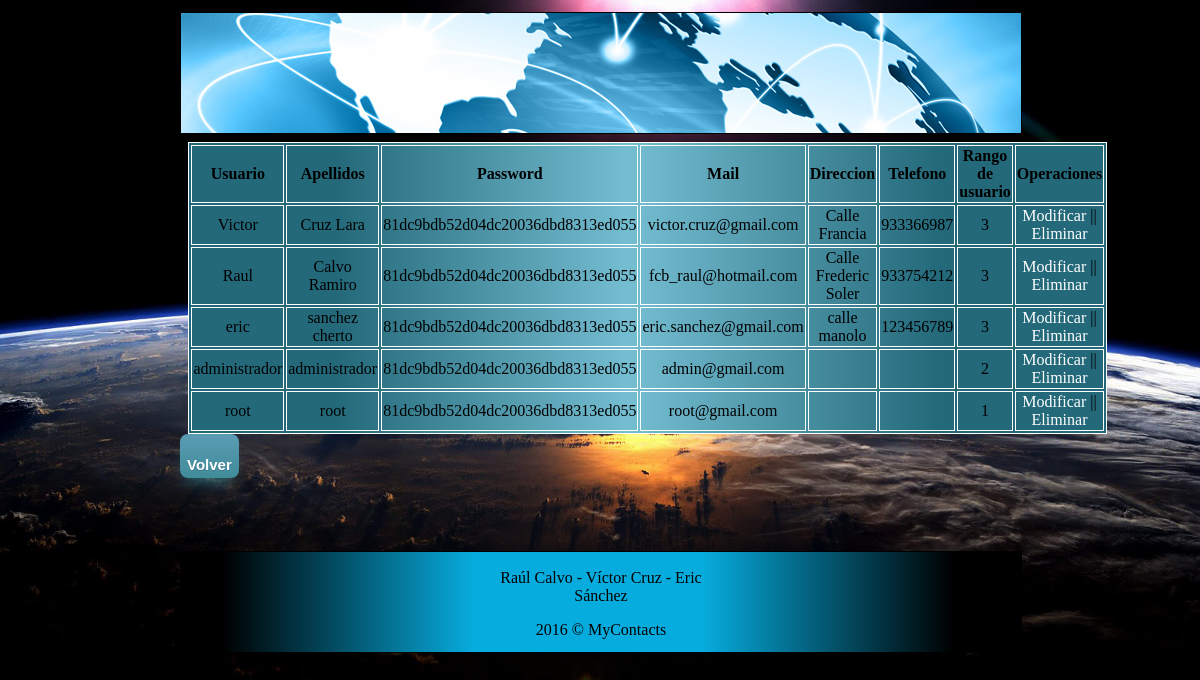
The page /administrarusuarios.php (signed in) on the database its author committed.
### tables this page shows
CREATE TABLE IF NOT EXISTS `usuario` (
`id_usuario` int(11) NOT NULL,
  `password` varchar(50) DEFAULT NULL,
  `nombre_usuario` varchar(20) DEFAULT NULL,
  `apellidos_usuario` varchar(40) DEFAULT NULL,
  `mail_usuario` varchar(50) DEFAULT NULL,
  `direccion_usuario` varchar(60) DEFAULT NULL,
  `telefono_usuario` varchar(9) DEFAULT NULL,
  `nivel_usuario` int(11) DEFAULT NULL
);

### administrarusuarios.php (the view, shortened to what this page needs)
<!DOCTYPE html>
<html>
	<head>
	    <link rel="stylesheet" href="https://maxcdn.bootstrapcdn.com/font-awesome/4.4.0/css/font-awesome.min.css">
	    <link rel="stylesheet" type="text/css" href="style.css">
	</head>
	<body>
		<header></header>
		<section id="contenido">
		<?php
			$con = mysqli_connect('localhost','root','DAW22015','bd_mycontacts');
			$sql = "SELECT * FROM usuario";
			$datos = mysqli_query($con, $sql);
			?>
			<table>
				<tr>
					<th>Usuario</th>
					<th>Apellidos</th>
					<th>Password</th>
					<th>Mail</th>
					<th>Direccion</th>
					<th>Telefono</th>
					<th>Rango de usuario</th>
					<th>Operaciones</th>
				</tr>
				<?php
				while ($prod = mysqli_fetch_array($datos)){
					echo "<td>".$prod['nombre_usuario']."
					</td><td>".$prod['apellidos_usuario']."
					</td><td>".$prod['password']."
					</td><td>".$prod['mail_usuario']."
					</td><td>".$prod['direccion_usuario']."
					</td><td>".$prod['telefono_usuario']."
					<td>".$prod['nivel_usuario']."</td><td>";
					echo "<a href='modificarUsuarios.php?id_usuario=$prod[id_usuario]'>Modificar</a>";
					echo " || <a href='eliminarUsuarios.php?id_usuario=$prod[id_usuario]'>Eliminar</i></a>";
					echo "</td></tr>";
				}
				?>
			</table>
		<article class="myButton1">
			<br>
			<a href="principal.php">Volver</a>
		</article>
		</section>
		<footer id="piepagina">
      <p id="componentes">Raúl Calvo - Víctor Cruz - Eric Sánchez</p>
      <p id="copyright">2016 &copy; MyContacts</p>
    </footer>
	</body>
</html>

### style.css (style rules this page uses)
body { margin: 1% 15% 0 15%; background: url("./imagenes/fondotierra.jpg") no-repeat center center fixed; background-size: 100% 100%; -moz-background-size: 100% 100%; -webkit-background-size: 100% 100%; -o-background-size: 100% 100%; }
header { border: 1px black solid; background-image: url("imagenes/header.png"); width: 100%; height: 120px; }
.myButton1 { -moz-box-shadow: 0px 10px 14px -7px #276873; -webkit-box-shadow: 0px 10px 14px -7px #276873; box-shadow: 0px 10px 14px -7px #276873; background:-webkit-gradient(linear, left top, left bottom, color-stop(0.05, #599bb3), color-stop(1, #408c99)); background:-moz-linear-gradient(top, #599bb3 5%, #408c99 100%); background:-webkit-linear-gradient(top, #599bb3 5%, #408c99 100%); background:-o-linear-gradient(top, #599bb3 5%, #408c99 100%); background:-ms-linear-gradient(top, #599bb3 5%, #408c99 100%); background:linear-gradient(to bottom, #599bb3 5%, #408c99 100%); filter:progid:DXImageTransform.Microsoft.gradient(startColorstr='#599bb3', endColorstr='#408c99',GradientType=0); background-color:#599bb3; -moz-border-radius:8px; -webkit-border-radius:8px; border-radius:8px; cursor:pointer; color:#ffffff; font-family:Arial; font-size:15px; font-weight:bold; padding:5px 7px; text-decoration: none; text-shadow:0px 1px 0px #3d768a; float: left; margin-right: 15px; }
.myButton1 a { position:relative; text-decoration: none; color: black; }
#contenido { width: 100%; height: 400px; margin: 1% 0 0 0; }
#contenido a { text-decoration: none; color: white; }
#piepagina { width: 100%; height: 100px; margin: 1% 0 1% 0; border: 1px black solid; background: rgba(0,0,0,1); background: -moz-linear-gradient(left, rgba(0,0,0,1) 0%, rgba(0,0,0,1) 5%, rgba(7,172,222,1) 35%, rgba(7,172,222,1) 46%, rgba(7,172,222,1) 62%, rgba(0,0,0,1) 92%, rgba(0,0,0,1) 100%); background: -webkit-gradient(left top, right top, color-stop(0%, rgba(0,0,0,1)), color-stop(5%, rgba(0,0,0,1)), color-stop(35%, rgba(7,172,222,1)), color-stop(46%, rgba(7,172,222,1)), color-stop(62%, rgba(7,172,222,1)), color-stop(92%, rgba(0,0,0,1)), color-stop(100%, rgba(0,0,0,1))); background: -webkit-linear-gradient(left, rgba(0,0,0,1) 0%, rgba(0,0,0,1) 5%, rgba(7,172,222,1) 35%, rgba(7,172,222,1) 46%, rgba(7,172,222,1) 62%, rgba(0,0,0,1) 92%, rgba(0,0,0,1) 100%); background: -o-linear-gradient(left, rgba(0,0,0,1) 0%, rgba(0,0,0,1) 5%, rgba(7,172,222,1) 35%, rgba(7,172,222,1) 46%, rgba(7,172,222,1) 62%, rgba(0,0,0,1) 92%, rgba(0,0,0,1) 100%); background: -ms-linear-gradient(left, rgba(0,0,0,1) 0%, rgba(0,0,0,1) 5%, rgba(7,172,222,1) 35%, rgba(7,172,222,1) 46%, rgba(7,172,222,1) 62%, rgba(0,0,0,1) 92%, rgba(0,0,0,1) 100%); background: linear-gradient(to right, rgba(0,0,0,1) 0%, rgba(0,0,0,1) 5%, rgba(7,172,222,1) 35%, rgba(7,172,222,1) 46%, rgba(7,172,222,1) 62%, rgba(0,0,0,1) 92%, rgba(0,0,0,1) 100%); filter: progid:DXImageTransform.Microsoft.gradient( startColorstr='#000000', endColorstr='#000000', GradientType=1 ); }
#componentes { margin: 2% 35% 0 35%; text-align: center; }
#copyright { margin: 2% 42% 0 42%; text-align: center; }
table { border:1px white solid; margin: 1% 15% 0 1%; color: black; text-align: center; background: rgba(35,105,122,1); background: -moz-linear-gradient(left, rgba(35,105,122,1) 0%, rgba(35,105,122,1) 16%, rgba(117,189,209,1) 48%, rgba(35,105,122,1) 82%, rgba(35,105,122,1) 100%); background: -webkit-gradient(left top, right top, color-stop(0%, rgba(35,105,122,1)), color-stop(16%, rgba(35,105,122,1)), color-stop(48%, rgba(117,189,209,1)), color-stop(82%, rgba(35,105,122,1)), color-stop(100%, rgba(35,105,122,1))); background: -webkit-linear-gradient(left, rgba(35,105,122,1) 0%, rgba(35,105,122,1) 16%, rgba(117,189,209,1) 48%, rgba(35,105,122,1) 82%, rgba(35,105,122,1) 100%); background: -o-linear-gradient(left, rgba(35,105,122,1) 0%, rgba(35,105,122,1) 16%, rgba(117,189,209,1) 48%, rgba(35,105,122,1) 82%, rgba(35,105,122,1) 100%); background: -ms-linear-gradient(left, rgba(35,105,122,1) 0%, rgba(35,105,122,1) 16%, rgba(117,189,209,1) 48%, rgba(35,105,122,1) 82%, rgba(35,105,122,1) 100%); background: linear-gradient(to right, rgba(35,105,122,1) 0%, rgba(35,105,122,1) 16%, rgba(117,189,209,1) 48%, rgba(35,105,122,1) 82%, rgba(35,105,122,1) 100%); filter: progid:DXImageTransform.Microsoft.gradient( startColorstr='#23697a', endColorstr='#23697a', GradientType=1 ); }
tr,th,td { border: 1px white solid; }

### administrarusuarios.php (style rules this page uses)
a { color: blue; }

### rows shown on the page
usuario: nombre_usuario "Victor", apellidos_usuario "Cruz Lara", password "81dc9bdb52d04dc20036dbd8313ed055", mail_usuario "victor.cruz@gmail.com", direccion_usuario "Calle Francia", telefono_usuario "933366987", nivel_usuario "3"
usuario: nombre_usuario "Raul", apellidos_usuario "Calvo Ramiro", password "81dc9bdb52d04dc20036dbd8313ed055", mail_usuario "fcb_raul@hotmail.com", direccion_usuario "Calle Frederic Soler", telefono_usuario "933754212", nivel_usuario "3"
usuario: nombre_usuario "eric", apellidos_usuario "sanchez cherto", password "81dc9bdb52d04dc20036dbd8313ed055", mail_usuario "eric.sanchez@gmail.com", direccion_usuario "calle manolo", telefono_usuario "123456789", nivel_usuario "3"
usuario: nombre_usuario "administrador", apellidos_usuario "administrador", password "81dc9bdb52d04dc20036dbd8313ed055", mail_usuario "admin@gmail.com", nivel_usuario "2"
usuario: nombre_usuario "root", apellidos_usuario "root", password "81dc9bdb52d04dc20036dbd8313ed055", mail_usuario "root@gmail.com", nivel_usuario "1"
